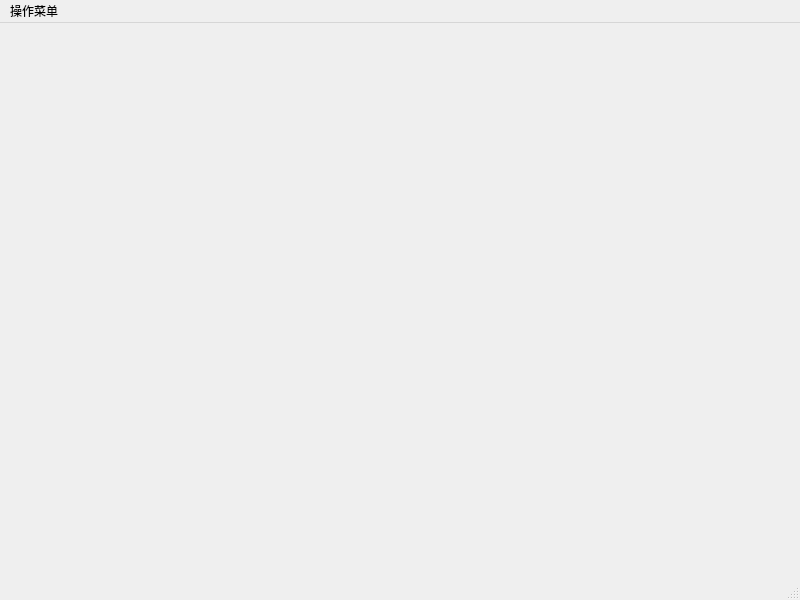
<?xml version="1.0" encoding="UTF-8"?>
<ui version="4.0">
 <class>MainWindow</class>
 <widget class="QMainWindow" name="MainWindow">
  <property name="geometry">
   <rect>
    <x>0</x>
    <y>0</y>
    <width>800</width>
    <height>600</height>
   </rect>
  </property>
  <property name="windowTitle">
   <string>MainWindow</string>
  </property>
  <widget class="QWidget" name="centralwidget"/>
  <widget class="QMenuBar" name="menubar">
   <property name="geometry">
    <rect>
     <x>0</x>
     <y>0</y>
     <width>800</width>
     <height>22</height>
    </rect>
   </property>
   <widget class="QMenu" name="menu">
    <property name="title">
     <string>操作菜单</string>
    </property>
    <addaction name="actAdd"/>
    <addaction name="actDelete"/>
    <addaction name="separator"/>
    <addaction name="qctQuit"/>
   </widget>
   <addaction name="menu"/>
  </widget>
  <widget class="QStatusBar" name="statusbar"/>
  <action name="actAdd">
   <property name="text">
    <string>添加</string>
   </property>
   <property name="toolTip">
    <string>添加</string>
   </property>
  </action>
  <action name="actDelete">
   <property name="text">
    <string>删除</string>
   </property>
   <property name="toolTip">
    <string>删除</string>
   </property>
  </action>
  <action name="qctQuit">
   <property name="text">
    <string>退出</string>
   </property>
   <property name="toolTip">
    <string>退出</string>
   </property>
  </action>
 </widget>
 <resources/>
 <connections/>
</ui>
